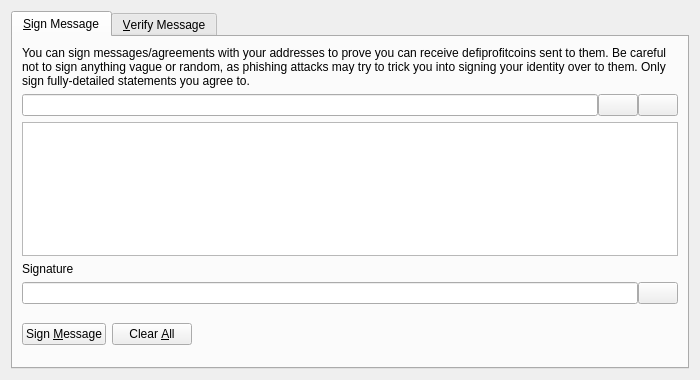
<?xml version="1.0" encoding="UTF-8"?>
<ui version="4.0">
 <class>SignVerifyMessageDialog</class>
 <widget class="QDialog" name="SignVerifyMessageDialog">
  <property name="geometry">
   <rect>
    <x>0</x>
    <y>0</y>
    <width>700</width>
    <height>380</height>
   </rect>
  </property>
  <property name="windowTitle">
   <string>Signatures - Sign / Verify a Message</string>
  </property>
  <property name="modal">
   <bool>true</bool>
  </property>
  <layout class="QVBoxLayout" name="verticalLayout">
   <item>
    <widget class="QTabWidget" name="tabWidget">
     <property name="currentIndex">
      <number>0</number>
     </property>
     <widget class="QWidget" name="tabSignMessage">
      <attribute name="title">
       <string>&amp;Sign Message</string>
      </attribute>
      <layout class="QVBoxLayout" name="verticalLayout_SM">
       <item>
        <widget class="QLabel" name="infoLabel_SM">
         <property name="text">
          <string>You can sign messages/agreements with your addresses to prove you can receive defiprofitcoins sent to them. Be careful not to sign anything vague or random, as phishing attacks may try to trick you into signing your identity over to them. Only sign fully-detailed statements you agree to.</string>
         </property>
         <property name="textFormat">
          <enum>Qt::PlainText</enum>
         </property>
         <property name="wordWrap">
          <bool>true</bool>
         </property>
        </widget>
       </item>
       <item>
        <layout class="QHBoxLayout" name="horizontalLayout_1_SM">
         <property name="spacing">
          <number>0</number>
         </property>
         <item>
          <widget class="QValidatedLineEdit" name="addressIn_SM">
           <property name="toolTip">
            <string>The Defiprofitcoin address to sign the message with</string>
           </property>
          </widget>
         </item>
         <item>
          <widget class="QPushButton" name="addressBookButton_SM">
           <property name="toolTip">
            <string>Choose previously used address</string>
           </property>
           <property name="text">
            <string/>
           </property>
           <property name="icon">
            <iconset resource="../bitcoin.qrc">
             <normaloff>:/icons/address-book</normaloff>:/icons/address-book</iconset>
           </property>
           <property name="shortcut">
            <string>Alt+A</string>
           </property>
           <property name="autoDefault">
            <bool>false</bool>
           </property>
          </widget>
         </item>
         <item>
          <widget class="QPushButton" name="pasteButton_SM">
           <property name="toolTip">
            <string>Paste address from clipboard</string>
           </property>
           <property name="text">
            <string/>
           </property>
           <property name="icon">
            <iconset resource="../bitcoin.qrc">
             <normaloff>:/icons/editpaste</normaloff>:/icons/editpaste</iconset>
           </property>
           <property name="shortcut">
            <string>Alt+P</string>
           </property>
           <property name="autoDefault">
            <bool>false</bool>
           </property>
          </widget>
         </item>
        </layout>
       </item>
       <item>
        <widget class="QPlainTextEdit" name="messageIn_SM">
         <property name="toolTip">
          <string>Enter the message you want to sign here</string>
         </property>
        </widget>
       </item>
       <item>
        <widget class="QLabel" name="signatureLabel_SM">
         <property name="text">
          <string>Signature</string>
         </property>
         <property name="textFormat">
          <enum>Qt::PlainText</enum>
         </property>
        </widget>
       </item>
       <item>
        <layout class="QHBoxLayout" name="horizontalLayout_2_SM">
         <property name="spacing">
          <number>0</number>
         </property>
         <item>
          <widget class="QLineEdit" name="signatureOut_SM">
           <property name="font">
            <font>
             <italic>true</italic>
            </font>
           </property>
           <property name="readOnly">
            <bool>true</bool>
           </property>
          </widget>
         </item>
         <item>
          <widget class="QPushButton" name="copySignatureButton_SM">
           <property name="toolTip">
            <string>Copy the current signature to the system clipboard</string>
           </property>
           <property name="text">
            <string/>
           </property>
           <property name="icon">
            <iconset resource="../bitcoin.qrc">
             <normaloff>:/icons/editcopy</normaloff>:/icons/editcopy</iconset>
           </property>
           <property name="autoDefault">
            <bool>false</bool>
           </property>
          </widget>
         </item>
        </layout>
       </item>
       <item>
        <layout class="QHBoxLayout" name="horizontalLayout_3_SM">
         <item>
          <widget class="QPushButton" name="signMessageButton_SM">
           <property name="toolTip">
            <string>Sign the message to prove you own this Defiprofitcoin address</string>
           </property>
           <property name="text">
            <string>Sign &amp;Message</string>
           </property>
           <property name="icon">
            <iconset resource="../bitcoin.qrc">
             <normaloff>:/icons/edit</normaloff>:/icons/edit</iconset>
           </property>
           <property name="autoDefault">
            <bool>false</bool>
           </property>
          </widget>
         </item>
         <item>
          <widget class="QPushButton" name="clearButton_SM">
           <property name="toolTip">
            <string>Reset all sign message fields</string>
           </property>
           <property name="text">
            <string>Clear &amp;All</string>
           </property>
           <property name="icon">
            <iconset resource="../bitcoin.qrc">
             <normaloff>:/icons/remove</normaloff>:/icons/remove</iconset>
           </property>
           <property name="autoDefault">
            <bool>false</bool>
           </property>
          </widget>
         </item>
         <item>
          <spacer name="horizontalSpacer_1_SM">
           <property name="orientation">
            <enum>Qt::Horizontal</enum>
           </property>
           <property name="sizeHint" stdset="0">
            <size>
             <width>40</width>
             <height>48</height>
            </size>
           </property>
          </spacer>
         </item>
         <item>
          <widget class="QLabel" name="statusLabel_SM">
           <property name="font">
            <font>
             <weight>75</weight>
             <bold>true</bold>
            </font>
           </property>
           <property name="text">
            <string/>
           </property>
           <property name="wordWrap">
            <bool>true</bool>
           </property>
          </widget>
         </item>
         <item>
          <spacer name="horizontalSpacer_2_SM">
           <property name="orientation">
            <enum>Qt::Horizontal</enum>
           </property>
           <property name="sizeHint" stdset="0">
            <size>
             <width>40</width>
             <height>48</height>
            </size>
           </property>
          </spacer>
         </item>
        </layout>
       </item>
      </layout>
     </widget>
     <widget class="QWidget" name="tabVerifyMessage">
      <attribute name="title">
       <string>&amp;Verify Message</string>
      </attribute>
      <layout class="QVBoxLayout" name="verticalLayout_VM">
       <item>
        <widget class="QLabel" name="infoLabel_VM">
         <property name="text">
          <string>Enter the receiver's address, message (ensure you copy line breaks, spaces, tabs, etc. exactly) and signature below to verify the message. Be careful not to read more into the signature than what is in the signed message itself, to avoid being tricked by a man-in-the-middle attack. Note that this only proves the signing party receives with the address, it cannot prove sendership of any transaction!</string>
         </property>
         <property name="textFormat">
          <enum>Qt::PlainText</enum>
         </property>
         <property name="alignment">
          <set>Qt::AlignLeading|Qt::AlignLeft|Qt::AlignTop</set>
         </property>
         <property name="wordWrap">
          <bool>true</bool>
         </property>
        </widget>
       </item>
       <item>
        <layout class="QHBoxLayout" name="horizontalLayout_1_VM">
         <property name="spacing">
          <number>0</number>
         </property>
         <item>
          <widget class="QValidatedLineEdit" name="addressIn_VM">
           <property name="toolTip">
            <string>The Defiprofitcoin address the message was signed with</string>
           </property>
          </widget>
         </item>
         <item>
          <widget class="QPushButton" name="addressBookButton_VM">
           <property name="toolTip">
            <string>Choose previously used address</string>
           </property>
           <property name="text">
            <string/>
           </property>
           <property name="icon">
            <iconset resource="../bitcoin.qrc">
             <normaloff>:/icons/address-book</normaloff>:/icons/address-book</iconset>
           </property>
           <property name="shortcut">
            <string>Alt+A</string>
           </property>
           <property name="autoDefault">
            <bool>false</bool>
           </property>
          </widget>
         </item>
        </layout>
       </item>
       <item>
        <widget class="QPlainTextEdit" name="messageIn_VM"/>
       </item>
       <item>
        <widget class="QValidatedLineEdit" name="signatureIn_VM"/>
       </item>
       <item>
        <layout class="QHBoxLayout" name="horizontalLayout_2_VM">
         <item>
          <widget class="QPushButton" name="verifyMessageButton_VM">
           <property name="toolTip">
            <string>Verify the message to ensure it was signed with the specified Defiprofitcoin address</string>
           </property>
           <property name="text">
            <string>Verify &amp;Message</string>
           </property>
           <property name="icon">
            <iconset resource="../bitcoin.qrc">
             <normaloff>:/icons/transaction_0</normaloff>:/icons/transaction_0</iconset>
           </property>
           <property name="autoDefault">
            <bool>false</bool>
           </property>
          </widget>
         </item>
         <item>
          <widget class="QPushButton" name="clearButton_VM">
           <property name="toolTip">
            <string>Reset all verify message fields</string>
           </property>
           <property name="text">
            <string>Clear &amp;All</string>
           </property>
           <property name="icon">
            <iconset resource="../bitcoin.qrc">
             <normaloff>:/icons/remove</normaloff>:/icons/remove</iconset>
           </property>
           <property name="autoDefault">
            <bool>false</bool>
           </property>
          </widget>
         </item>
         <item>
          <spacer name="horizontalSpacer_1_VM">
           <property name="orientation">
            <enum>Qt::Horizontal</enum>
           </property>
           <property name="sizeHint" stdset="0">
            <size>
             <width>40</width>
             <height>48</height>
            </size>
           </property>
          </spacer>
         </item>
         <item>
          <widget class="QLabel" name="statusLabel_VM">
           <property name="font">
            <font>
             <weight>75</weight>
             <bold>true</bold>
            </font>
           </property>
           <property name="text">
            <string/>
           </property>
           <property name="wordWrap">
            <bool>true</bool>
           </property>
          </widget>
         </item>
         <item>
          <spacer name="horizontalSpacer_2_VM">
           <property name="orientation">
            <enum>Qt::Horizontal</enum>
           </property>
           <property name="sizeHint" stdset="0">
            <size>
             <width>40</width>
             <height>48</height>
            </size>
           </property>
          </spacer>
         </item>
        </layout>
       </item>
      </layout>
     </widget>
    </widget>
   </item>
  </layout>
 </widget>
 <customwidgets>
  <customwidget>
   <class>QValidatedLineEdit</class>
   <extends>QLineEdit</extends>
   <header>qvalidatedlineedit.h</header>
  </customwidget>
 </customwidgets>
 <resources>
  <include location="../bitcoin.qrc"/>
 </resources>
 <connections/>
</ui>
